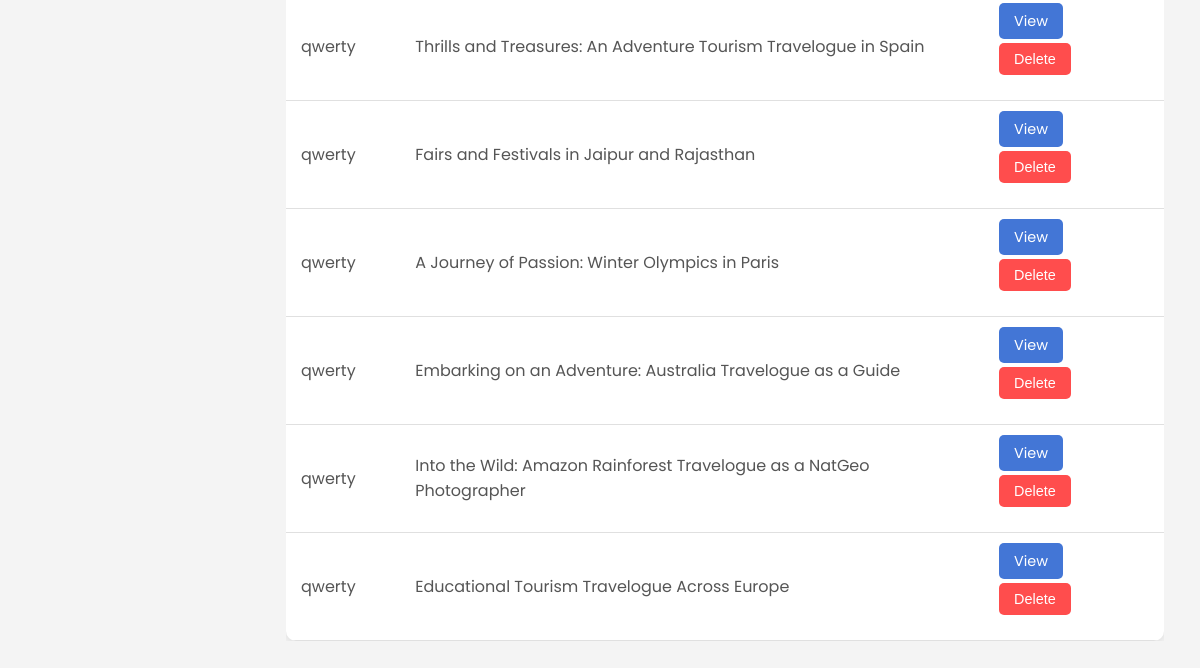
The app's page /posts_admin (lower part), older data.
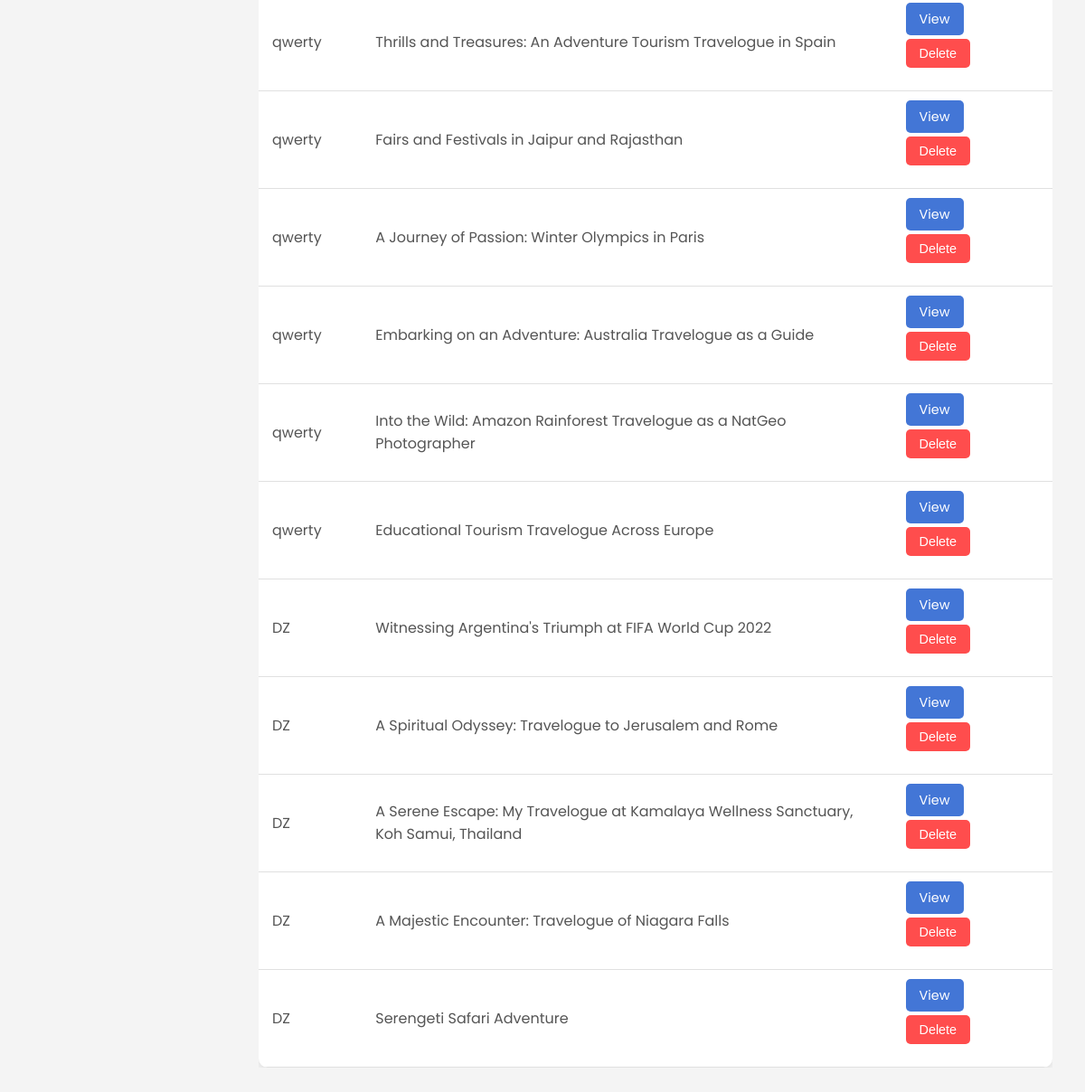
The same page, newer data.
### app/models.py (models this page shows, shortened)
class SearchableMixin(object):
    @classmethod
    def before_commit(cls, session):
        session._changes = {
            'add': list(session.new),
            'update': list(session.dirty),
            'delete': list(session.deleted)
        }

class User(db.Model, UserMixin, SearchableMixin):
    __tablename__ = 'user'
    __searchable__ = ['username', 'email']
    id = db.Column(db.Integer, primary_key=True)
    username = db.Column(db.String(80), unique=True, nullable=False)
    password = db.Column(db.String(80), nullable=False)
    email = db.Column(db.String(120), unique=True, nullable=False)
    phone_number = db.Column(db.Integer, unique=True, nullable=False)
    profile_pic = db.Column(db.String(120), nullable=False, default='profile.jpg')

class Post(db.Model, SearchableMixin):
    __tablename__ = 'post'
    __searchable__ = ['title', 'location', 'category', 'content']
    id = db.Column(db.Integer, primary_key=True)
    title = db.Column(db.String(255), nullable=True)
    location = db.Column(db.String(255), nullable=True)
    category = db.Column(db.String(255), nullable=True)
    duration = db.Column(db.String(255), nullable=True)
    tips = db.Column(db.String(255), nullable=True)
    user_id = db.Column(db.Integer, db.ForeignKey('user.id'), nullable=True)
    status=db.Column(db.String, nullable=False, default='draft')
    content = db.Column(db.String, nullable=False)
    flagged = db.Column(db.Boolean, nullable=False,default=False)
    sexuality = db.Column(db.String(255), nullable=False,default=False)
    violence = db.Column(db.String(255), nullable=False,default=False)
    harassment = db.Column(db.String(255), nullable=False,default=False)
    illicit = db.Column(db.String(255), nullable=False,default=False)
    self_harm = db.Column(db.String(255), nullable=False,default=False)
    hate = db.Column(db.String(255), nullable=False,default=False)

### app/admin_routes.py (the view)
@app.route('/posts_admin')
def posts_admin():
    posts = (
        db.session.query(User, Post)
        .join(Post, User.id == Post.user_id)
        .filter(Post.status != 'flagged')  # Exclude trashed posts
        .all()
    )
    return render_template('adminPages/posts.html', posts=posts)

### app/templates/adminPages/posts.html (shortened to what this page needs)
{% extends 'adminPages/adminhome.html' %}
{% block head %}
    <link rel="stylesheet" href="{{ url_for('static', filename='css/admin.css') }}">
    <link rel="stylesheet" href="{{ url_for('static', filename='css/posts_admin.css') }}">
{% endblock %}
{% block body %}
    <div class="users-page">
        <div class="users-table-container">
            <table class="users-table">
                <tbody>
                {% if posts %}
                    {% for user,post in posts %}
                    <tr>
                        <td>{{ user.username }}</td>
                        <td>{{ post.title }}</td>
                        <td>
                            <a href="{{ url_for('view_post', post_id=post.id) }}" class="action-btn">View</a>
                            <form action="{{ url_for('delete_admin', post_id=post.id) }}" method="post" style="display:inline;">
                                <button type="submit" class="action-btn delete-btn">Delete</button>
                            </form>
                        </td>
                    </tr>
                    {% endfor %}
                {% else %}
                     <tr>
                        <td>No results found</td>
                    </tr>
                {% endif %}
                </tbody>
            </table>
        </div>
    </div>
{% endblock %}

Row changes from the older to the newer data that the page shows:
added User: username "DZ", title "Witnessing Argentina's Triumph at FIFA World Cup 2022", title "A Spiritual Odyssey: Travelogue to Jerusalem and Rome", title "A Serene Escape: My Travelogue at Kamalaya Wellness Sanctuary, Koh Samui, Thailand", title "A Majestic Encounter: Travelogue of Niagara Falls", title "Serengeti Safari Adventure"
